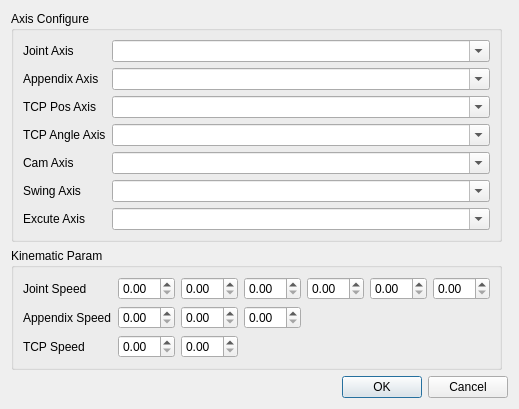
<?xml version="1.0" encoding="UTF-8"?>
<ui version="4.0">
 <class>AdvanceConfigWindow</class>
 <widget class="QDialog" name="AdvanceConfigWindow">
  <property name="geometry">
   <rect>
    <x>0</x>
    <y>0</y>
    <width>411</width>
    <height>305</height>
   </rect>
  </property>
  <property name="windowTitle">
   <string>Dialog</string>
  </property>
  <layout class="QGridLayout" name="gridLayout_2">
   <item row="0" column="0">
    <widget class="QGroupBox" name="groupBox">
     <property name="title">
      <string>Axis Configure</string>
     </property>
     <layout class="QFormLayout" name="formLayout">
      <item row="1" column="0">
       <widget class="QLabel" name="label">
        <property name="text">
         <string>Joint Axis</string>
        </property>
       </widget>
      </item>
      <item row="2" column="0">
       <widget class="QLabel" name="label_2">
        <property name="text">
         <string>Appendix Axis</string>
        </property>
       </widget>
      </item>
      <item row="3" column="0">
       <widget class="QLabel" name="label_3">
        <property name="text">
         <string>TCP Pos Axis</string>
        </property>
       </widget>
      </item>
      <item row="4" column="0">
       <widget class="QLabel" name="label_4">
        <property name="text">
         <string>TCP Angle Axis</string>
        </property>
       </widget>
      </item>
      <item row="5" column="0">
       <widget class="QLabel" name="label_5">
        <property name="text">
         <string>Cam Axis</string>
        </property>
       </widget>
      </item>
      <item row="6" column="0">
       <widget class="QLabel" name="label_6">
        <property name="text">
         <string>Swing Axis</string>
        </property>
       </widget>
      </item>
      <item row="7" column="0">
       <widget class="QLabel" name="label_7">
        <property name="text">
         <string>Excute Axis</string>
        </property>
       </widget>
      </item>
      <item row="1" column="1">
       <widget class="QComboBox" name="comboBox">
        <property name="editable">
         <bool>true</bool>
        </property>
       </widget>
      </item>
      <item row="2" column="1">
       <widget class="QComboBox" name="comboBox_2">
        <property name="editable">
         <bool>true</bool>
        </property>
       </widget>
      </item>
      <item row="3" column="1">
       <widget class="QComboBox" name="comboBox_3">
        <property name="editable">
         <bool>true</bool>
        </property>
       </widget>
      </item>
      <item row="4" column="1">
       <widget class="QComboBox" name="comboBox_4">
        <property name="editable">
         <bool>true</bool>
        </property>
       </widget>
      </item>
      <item row="5" column="1">
       <widget class="QComboBox" name="comboBox_5">
        <property name="editable">
         <bool>true</bool>
        </property>
       </widget>
      </item>
      <item row="6" column="1">
       <widget class="QComboBox" name="comboBox_6">
        <property name="editable">
         <bool>true</bool>
        </property>
       </widget>
      </item>
      <item row="7" column="1">
       <widget class="QComboBox" name="comboBox_7">
        <property name="editable">
         <bool>true</bool>
        </property>
       </widget>
      </item>
     </layout>
    </widget>
   </item>
   <item row="1" column="0">
    <widget class="QGroupBox" name="groupBox_2">
     <property name="title">
      <string>Kinematic Param</string>
     </property>
     <layout class="QGridLayout" name="gridLayout">
      <item row="0" column="7">
       <widget class="QDoubleSpinBox" name="doubleSpinBox_4"/>
      </item>
      <item row="1" column="3">
       <widget class="QDoubleSpinBox" name="doubleSpinBox_8"/>
      </item>
      <item row="0" column="0" colspan="2">
       <widget class="QLabel" name="label_8">
        <property name="text">
         <string>Joint Speed</string>
        </property>
       </widget>
      </item>
      <item row="1" column="2">
       <widget class="QDoubleSpinBox" name="doubleSpinBox_7"/>
      </item>
      <item row="2" column="2">
       <widget class="QDoubleSpinBox" name="doubleSpinBox_10"/>
      </item>
      <item row="0" column="8">
       <widget class="QDoubleSpinBox" name="doubleSpinBox_5"/>
      </item>
      <item row="0" column="5">
       <widget class="QDoubleSpinBox" name="doubleSpinBox_3"/>
      </item>
      <item row="0" column="2">
       <widget class="QDoubleSpinBox" name="doubleSpinBox"/>
      </item>
      <item row="0" column="9">
       <widget class="QDoubleSpinBox" name="doubleSpinBox_6"/>
      </item>
      <item row="1" column="0" colspan="2">
       <widget class="QLabel" name="label_9">
        <property name="sizePolicy">
         <sizepolicy hsizetype="Preferred" vsizetype="Preferred">
          <horstretch>0</horstretch>
          <verstretch>0</verstretch>
         </sizepolicy>
        </property>
        <property name="text">
         <string>Appendix Speed</string>
        </property>
       </widget>
      </item>
      <item row="1" column="5">
       <widget class="QDoubleSpinBox" name="doubleSpinBox_9"/>
      </item>
      <item row="2" column="0">
       <widget class="QLabel" name="label_10">
        <property name="text">
         <string>TCP Speed</string>
        </property>
       </widget>
      </item>
      <item row="2" column="3">
       <widget class="QDoubleSpinBox" name="doubleSpinBox_11"/>
      </item>
      <item row="0" column="3">
       <widget class="QDoubleSpinBox" name="doubleSpinBox_2"/>
      </item>
     </layout>
    </widget>
   </item>
   <item row="2" column="0" colspan="2">
    <widget class="QDialogButtonBox" name="buttonBox">
     <property name="orientation">
      <enum>Qt::Horizontal</enum>
     </property>
     <property name="standardButtons">
      <set>QDialogButtonBox::Cancel|QDialogButtonBox::Ok</set>
     </property>
    </widget>
   </item>
  </layout>
 </widget>
 <resources/>
 <connections/>
</ui>
